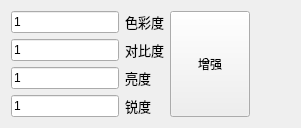
         <widget class="QWidget" name="tab_2">
          <attribute name="title">
           <string>图像增强</string>
          </attribute>
          <layout class="QHBoxLayout" name="horizontalLayout_10">
           <item>
            <layout class="QGridLayout" name="gridLayout_3">
             <item row="0" column="0">
              <widget class="QLineEdit" name="colorEdit">
               <property name="sizePolicy">
                <sizepolicy hsizetype="Fixed" vsizetype="Fixed">
                 <horstretch>0</horstretch>
                 <verstretch>0</verstretch>
                </sizepolicy>
               </property>
               <property name="text">
                <string>1</string>
               </property>
               <property name="placeholderText">
                <string>色彩度 默认为1</string>
               </property>
              </widget>
             </item>
             <item row="0" column="1">
              <widget class="QLabel" name="label">
               <property name="sizePolicy">
                <sizepolicy hsizetype="Fixed" vsizetype="Preferred">
                 <horstretch>0</horstretch>
                 <verstretch>0</verstretch>
                </sizepolicy>
               </property>
               <property name="font">
                <font>
                 <family>微软雅黑</family>
                 <pointsize>10</pointsize>
                </font>
               </property>
               <property name="text">
                <string>色彩度</string>
               </property>
              </widget>
             </item>
             <item row="1" column="0">
              <widget class="QLineEdit" name="contrastEdit">
               <property name="sizePolicy">
                <sizepolicy hsizetype="Fixed" vsizetype="Fixed">
                 <horstretch>0</horstretch>
                 <verstretch>0</verstretch>
                </sizepolicy>
               </property>
               <property name="layoutDirection">
                <enum>Qt::LeftToRight</enum>
               </property>
               <property name="text">
                <string>1</string>
               </property>
               <property name="placeholderText">
                <string>对比度 默认为1</string>
               </property>
              </widget>
             </item>
             <item row="1" column="1">
              <widget class="QLabel" name="label_2">
               <property name="sizePolicy">
                <sizepolicy hsizetype="Fixed" vsizetype="Preferred">
                 <horstretch>0</horstretch>
                 <verstretch>0</verstretch>
                </sizepolicy>
               </property>
               <property name="font">
                <font>
                 <family>微软雅黑</family>
                 <pointsize>10</pointsize>
                </font>
               </property>
               <property name="text">
                <string>对比度</string>
               </property>
              </widget>
             </item>
             <item row="2" column="0">
              <widget class="QLineEdit" name="brightnessEdit">
               <property name="sizePolicy">
                <sizepolicy hsizetype="Fixed" vsizetype="Fixed">
                 <horstretch>0</horstretch>
                 <verstretch>0</verstretch>
                </sizepolicy>
               </property>
               <property name="text">
                <string>1</string>
               </property>
               <property name="placeholderText">
                <string>亮度 默认为1</string>
               </property>
              </widget>
             </item>
             <item row="2" column="1">
              <widget class="QLabel" name="label_3">
               <property name="sizePolicy">
                <sizepolicy hsizetype="Fixed" vsizetype="Preferred">
                 <horstretch>0</horstretch>
                 <verstretch>0</verstretch>
                </sizepolicy>
               </property>
               <property name="font">
                <font>
                 <family>微软雅黑</family>
                 <pointsize>10</pointsize>
                </font>
               </property>
               <property name="text">
                <string>亮度</string>
               </property>
              </widget>
             </item>
             <item row="3" column="0">
              <widget class="QLineEdit" name="sharpnessEdit">
               <property name="sizePolicy">
                <sizepolicy hsizetype="Fixed" vsizetype="Fixed">
                 <horstretch>0</horstretch>
                 <verstretch>0</verstretch>
                </sizepolicy>
               </property>
               <property name="text">
                <string>1</string>
               </property>
               <property name="placeholderText">
                <string>锐度 默认为1</string>
               </property>
              </widget>
             </item>
             <item row="3" column="1">
              <widget class="QLabel" name="label_4">
               <property name="sizePolicy">
                <sizepolicy hsizetype="Fixed" vsizetype="Preferred">
                 <horstretch>0</horstretch>
                 <verstretch>0</verstretch>
                </sizepolicy>
               </property>
               <property name="font">
                <font>
                 <family>微软雅黑</family>
                 <pointsize>10</pointsize>
                </font>
               </property>
               <property name="text">
                <string>锐度</string>
               </property>
              </widget>
             </item>
            </layout>
           </item>
           <item>
            <widget class="QPushButton" name="enhanceBtn">
             <property name="sizePolicy">
              <sizepolicy hsizetype="Preferred" vsizetype="Preferred">
               <horstretch>0</horstretch>
               <verstretch>0</verstretch>
              </sizepolicy>
             </property>
             <property name="text">
              <string>增强</string>
             </property>
            </widget>
           </item>
           <item>
            <spacer name="horizontalSpacer">
             <property name="orientation">
              <enum>Qt::Horizontal</enum>
             </property>
             <property name="sizeHint" stdset="0">
              <size>
               <width>40</width>
               <height>20</height>
              </size>
             </property>
            </spacer>
           </item>
          </layout>
         </widget>
